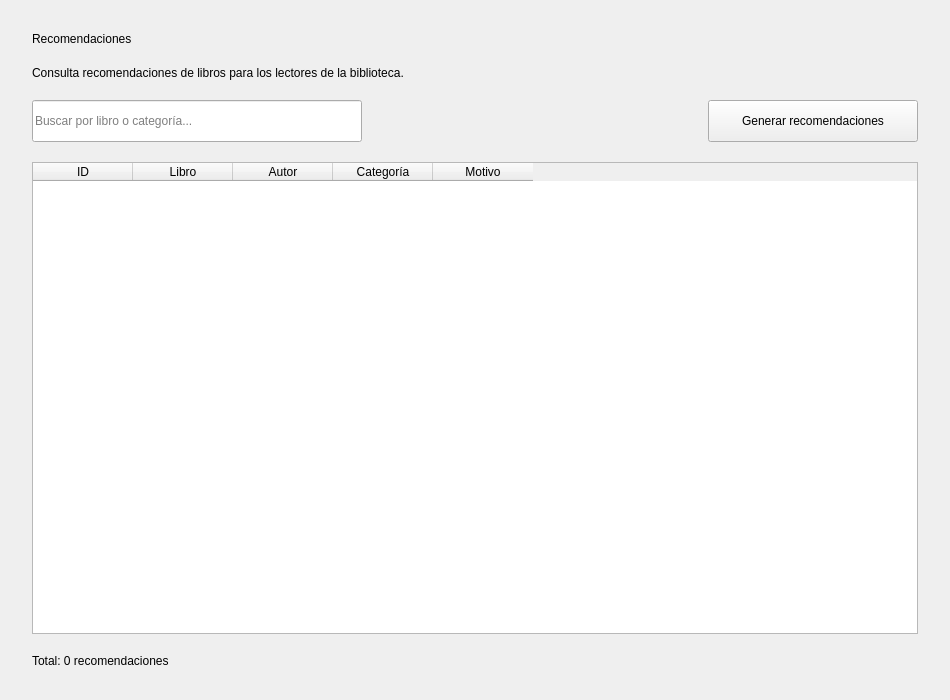
<?xml version="1.0" encoding="UTF-8"?>
<ui version="4.0">
 <class>RecomendacionesPage</class>
 <widget class="QWidget" name="RecomendacionesPage">
  <property name="geometry">
   <rect>
    <x>0</x>
    <y>0</y>
    <width>950</width>
    <height>700</height>
   </rect>
  </property>
  <property name="windowTitle">
   <string>Recomendaciones</string>
  </property>
  <layout class="QVBoxLayout" name="layoutPrincipal">
   <property name="spacing">
    <number>20</number>
   </property>
   <property name="leftMargin">
    <number>32</number>
   </property>
   <property name="topMargin">
    <number>32</number>
   </property>
   <property name="rightMargin">
    <number>32</number>
   </property>
   <property name="bottomMargin">
    <number>32</number>
   </property>
   <item>
    <widget class="QLabel" name="lblTitulo">
     <property name="text">
      <string>Recomendaciones</string>
     </property>
    </widget>
   </item>
   <item>
    <widget class="QLabel" name="lblDescripcion">
     <property name="text">
      <string>Consulta recomendaciones de libros para los lectores de la biblioteca.</string>
     </property>
    </widget>
   </item>
   <item>
    <layout class="QHBoxLayout" name="layoutHerramientas">
     <property name="spacing">
      <number>16</number>
     </property>
     <item>
      <widget class="QLineEdit" name="txtBuscar">
       <property name="minimumSize">
        <size>
         <width>250</width>
         <height>42</height>
        </size>
       </property>
       <property name="placeholderText">
        <string>Buscar por libro o categoría...</string>
       </property>
      </widget>
     </item>
     <item>
      <spacer name="espaciadorHorizontal">
       <property name="orientation">
        <enum>Qt::Horizontal</enum>
       </property>
       <property name="sizeHint" stdset="0">
        <size>
         <width>40</width>
         <height>20</height>
        </size>
       </property>
      </spacer>
     </item>
     <item>
      <widget class="QPushButton" name="btnGenerarRecomendaciones">
       <property name="minimumSize">
        <size>
         <width>210</width>
         <height>42</height>
        </size>
       </property>
       <property name="text">
        <string>Generar recomendaciones</string>
       </property>
      </widget>
     </item>
    </layout>
   </item>
   <item>
    <widget class="QTableWidget" name="tablaRecomendaciones">
     <property name="selectionBehavior">
      <enum>QAbstractItemView::SelectRows</enum>
     </property>
     <property name="selectionMode">
      <enum>QAbstractItemView::SingleSelection</enum>
     </property>
     <property name="editTriggers">
      <set>QAbstractItemView::NoEditTriggers</set>
     </property>
     <property name="columnCount">
      <number>5</number>
     </property>
     <column>
      <property name="text">
       <string>ID</string>
      </property>
     </column>
     <column>
      <property name="text">
       <string>Libro</string>
      </property>
     </column>
     <column>
      <property name="text">
       <string>Autor</string>
      </property>
     </column>
     <column>
      <property name="text">
       <string>Categoría</string>
      </property>
     </column>
     <column>
      <property name="text">
       <string>Motivo</string>
      </property>
     </column>
    </widget>
   </item>
   <item>
    <widget class="QLabel" name="lblTotal">
     <property name="text">
      <string>Total: 0 recomendaciones</string>
     </property>
    </widget>
   </item>
  </layout>
 </widget>
 <resources/>
 <connections/>
</ui>
